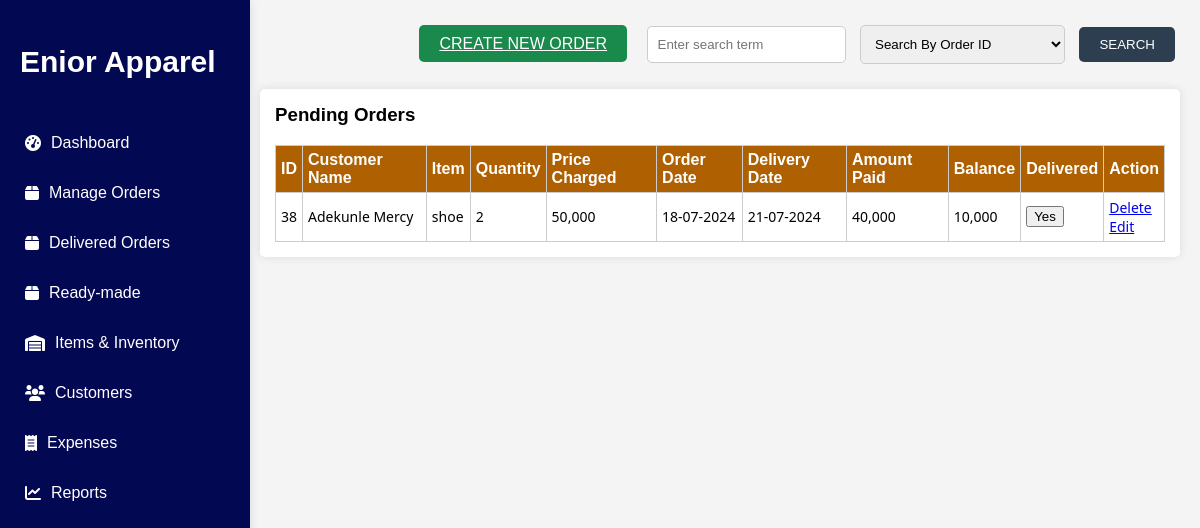
Screenshot of /create_order with the database file from the repository.
### app.py (models this page shows)
class Order(db.Model):
    id = db.Column(db.Integer, primary_key=True)
    customer_name = db.Column(db.String(80), nullable=False)
    item_name = db.Column(db.String(80), nullable=False)
    quantity = db.Column(db.Integer, default=1)
    price_charged = db.Column(db.String(20), nullable=False)
    created_at = db.Column(db.DateTime, nullable=False)
    expected_at = db.Column(db.DateTime, nullable=False)
    amount_paid = db.Column(db.String(20), nullable=False)
    to_balance = db.Column(db.String(20), nullable=True)
    delivered = db.Column(db.Integer, default=0)

### app.py (the view)
@app.route('/create_order', methods=['GET', 'POST'])
def create_order():
    orders = []
    if request.method == 'POST':
        search_query = request.form.get('search_query', '').lower()
        search_type = request.form.get('search_type')
        start_date = request.form.get('start_date')
        end_date = request.form.get('end_date')
        orders = []
        for order in Order.query.filter_by(delivered=0).order_by(Order.created_at.desc()).all():
            if search_type == 'customer_name' and search_query in order.customer_name.lower():
                orders.append(order)
            elif search_type == 'item' and search_query in order.item_name.lower():
                orders.append(order)
            if search_type == 'order_id' and search_query in str(order.id):
                orders.append(order)
            elif search_type == 'date':
                if start_date and end_date:
                    try:
                        start_date_obj = datetime.strptime(start_date, '%Y-%m-%d')
                        end_date_obj = datetime.strptime(end_date, '%Y-%m-%d')
                        if start_date_obj <= order.created_at <= end_date_obj:
                            orders.append(order)
                    except ValueError:
                        print("Invalid date")
                elif search_query in str(order.created_at):
                    orders.append(order)
    else:
        for order in Order.query.filter_by(delivered=0).order_by(Order.created_at.desc()).all():
            orders.append(order)
    formatted_orders = []
    for order in orders:
        order_dict = {
            'id': order.id,
            'customer_name': order.customer_name,
            'item_name': order.item_name,
            'quantity': order.quantity,
            'price_charged': order.price_charged,
            'amount_paid': order.amount_paid,
            'to_balance': order.to_balance,
            'delivered': order.delivered,
            'created_at': order.created_at.strftime('%d-%m-%Y'),
            'expected_at': order.expected_at.strftime('%d-%m-%Y')
        }
        formatted_orders.append(order_dict)
    return render_template('create_order.html', orders=formatted_orders)

### templates/create_order.html (shortened to what this page needs)
<!DOCTYPE html>
<html lang="en">
<head>
    <link rel="stylesheet" href="https://cdnjs.cloudflare.com/ajax/libs/font-awesome/6.0.0-beta3/css/all.min.css">
    <link rel="stylesheet" href="{{ url_for('static', filename='styles.css') }}">
</head>
<body>
    <div class="container">
        <nav class="sidebar">
            <h1>Enior Apparel</h1>
            <ul>
                <li><a href="{{ url_for('index') }}"><i class="fas fa-tachometer-alt"></i> Dashboard</a></li>
                <li><a href="{{ url_for('create_order') }}"><i class="fas fa-box"></i> Manage Orders</a></li>
                <li><a href="{{ url_for('delivered_order') }}"><i class="fas fa-box"></i> Delivered Orders</a></li>
                <li><a href="{{ url_for('ready_order') }}"><i class="fas fa-box"></i> Ready-made</a></li>
                <li><a href="{{ url_for('items') }}"><i class="fas fa-warehouse"></i> Items & Inventory</a></li>
                <li><a href="{{ url_for('view_customer') }}"><i class="fas fa-users"></i> Customers</a></li>
                <li><a href="{{ url_for('view_expenses') }}"><i class="fas fa-receipt"></i> Expenses</a></li>
                <li><a href="{{ url_for('reports') }}"><i class="fas fa-chart-line"></i> Reports</a></li>
            </ul>
        </nav>
        <div class="main-content">
            <div class="order-header">
                <form method="post" action="{{ url_for('create_order') }}">
                    <a href="{{ url_for('create_new_order') }}" class="create-new-order">CREATE NEW ORDER</a>
                    <input type="text" name="search_query" placeholder="Enter search term" class="search-input" id="searchInput">
                    <select name="search_type" class="search-select", id="searchType">
                        <option value="order_id">Search By Order ID</option>
                    </select>
                    <button type="submit" class="search-button">SEARCH</button>
                </form>
            </div>
            <div class="order-list">
                <h3>Pending Orders</h3>
                <table>
                    <thead>
                        <tr>
                            <th>ID</th>
                            <th>Customer Name</th>
                            <th>Item</th>
                            <th>Quantity</th>
                            <th>Price Charged</th>
                            <th>Order Date</th>
                            <th>Delivery Date</th>
                            <th>Amount Paid</th>
                            <th>Balance</th>
                            <th>Delivered</th>
                            <th>Action</th>
                        </tr>
                    </thead>
                    <tbody>
                        {% if orders %}
                            {% for order in orders %}
                                <tr id="order-{{ order.id }}">
                                    <td>{{ order.id }}
                                    <td>{{ order.customer_name }}</td>
                                    <td>{{ order.item_name }}</td>
                                    <td>{{ order.quantity }}</td>
                                    <td>{{ order.price_charged }}</td>
                                    <td>{{ order.created_at }}</td>
                                    <td>{{ order.expected_at }}</td>
                                    <td>{{ order.amount_paid }}</td>
                                    <td>{{ order.to_balance }}</td>
                                    <td>
                                        <form method="post" action="{{ url_for('update_delivery_status', order_id=order.id) }}" onsubmit="handleFormSubmit(event, order_id);">
                                            <button type="submit" name="delivered" value="yes">Yes</button>
                                        </form>
                                    </td>
                                    <td>
                                        <a href="/delete_order/{{order.id}}">Delete</a>
                                        <br/>
                                        <a href="/edit_order/{{order.id}}">Edit</a>
                                    </td>
                                </tr>
                            {% endfor %}
                        {% else %}
                            <tr>
                                <td colspan="10">No order found</td>
                            </tr>
                        {% endif %}
                    </tbody>
                </table>
            </div>
        </div>
    </div>
</body>
</html>

### static/styles.css (style rules this page uses)
body { font-family: Arial, sans-serif; margin: 0; padding: 0; background-color: #f4f4f4; }
.container { display: flex; }
.sidebar { width: 220px; height: calc(100vh - 30px); position: fixed; background-color: rgb(3, 8, 83); color: white; box-shadow: 0 0 10px rgba(0, 0, 0, 0.1); padding: 15px; }
.sidebar h1 { text-align: left; font-family: 'Trebuchet MS', 'Lucida Sans Unicode', 'Lucida Grande', 'Lucida Sans', Arial, sans-serif; color: white; font-size: 30px; margin-bottom: 40px; border-radius: 5px; padding: 5px; }
.sidebar ul { list-style-type: none; padding: 0; }
.sidebar ul li { margin: 12px 0; }
.sidebar ul li a { color: white; text-decoration: none; display: flex; align-items: center; padding: 10px; transition: background 0.3s; }
.sidebar ul li a i { margin-right: 10px; }
.main-content { flex: 1; padding: 20px; margin-left: 240px; }
.main-content { flex: 1; padding: 20px; }
.order-header { display: flex; align-items: center; margin-bottom: 20px; }
.search-input { flex: 2; padding: 10px; margin-right: 10px; border-radius: 5px; border: 1px solid #ccc; }
.search-select { padding: 10px; margin-right: 10px; border-radius: 5px; border: 1px solid #ccc; }
.search-button { background-color: #2c3e50; color: white; border: none; padding: 10px 20px; cursor: pointer; border-radius: 5px; }
.result-list table, th, td { border: 1px solid #ccc; }
body { font-family: Arial, sans-serif; }
.orders-due table, th, td { border: 1px solid #ccc; }
.orders-due th, td { padding: 10px; text-align: left; font-size: small; font-family: 'Segoe UI', Tahoma, Geneva, Verdana, sans-serif; }
.recent-orders table, th, td { border: 1px solid #ccc; }
.recent-orders th, td { padding: 10px; text-align: left; font-size: small; font-family: 'Segoe UI', Tahoma, Geneva, Verdana, sans-serif; }
.item-list table, th, td { border: 0.5px solid #ccc; }
.order-list { background-color: white; padding: 15px; border-radius: 5px; box-shadow: 0 0 10px rgba(0, 0, 0, 0.1); }
.order-list h3 { margin-top: 0; }
.order-list table { width: 100%; border-collapse: collapse; }
.order-list table, th, td { border: 1px solid #ccc; }
.order-list th { padding: 5px; text-align: left; font-size: 16px; background-color: rgb(175, 97, 1); color: white; }
.order-list td { padding: 5px; text-align: left; font-size: 14px; }
.create-new-order { background-color: #19894c; color: white; border: none; padding: 10px 20px; margin-right: 10px; cursor: pointer; border-radius: 5px; }
.customer-list table, th, td { border: 1px solid #ccc; }
.search-input, .search-select, .search-button, .date-input { margin: 5px; }

### rows the page displays
Order: id "38", customer_name "Adekunle Mercy", item_name "shoe", quantity "2", price_charged "50,000", created_at "18-07-2024", expected_at "21-07-2024", amount_paid "40,000", to_balance "10,000"
